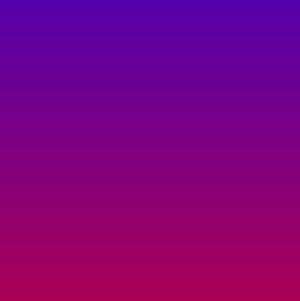
%> input picture data/image_recadree.jpg, 300 x 301 px
$ octave house_img.m   (GNU Octave 9; MATLAB toolbox functions it lacks are replaced by stand-ins)
%> lines starting %> are read from the running program, lines starting %| are printed output that depends on the picture; in (x1, y1, x2, y2) boxes, pixels count from 0 and x2, y2 are one past the last pixel; in counts of white or black regions, pixels touching at a corner belong together; the program's own positions count from 1
%> further down, image is the input picture: size 301x300x3 uint8; mean R, G, B 127.5, 0.1, 127.9
### data/square_format.m
function image_out = square_format(image_in)

    [rows, cols, ~] = size(image_in);
%> rows = 301; cols = 300

    if(rows>cols)
        step = round((rows - cols)/2.0);
%> step = 1
        cropBox = [0, step, cols, rows-(step*2)];
%> cropBox = [0 1 300 299]
    else
        step = round((cols - rows)/2.0);
        cropBox = [step, 0, cols-(step*2), rows];
    end

    image_out = imcrop(image_in, cropBox);
end

### data/house_img.m
% Charger votre image
image = imread('image_recadree.jpg');
image = square_format(image);
% Obtenez les dimensions de l'image
[rows, cols, ~] = size(image);
%> rows = 300; cols = 300

% Définissez les nouveaux points de vos droites
point1 = [1, cols/2];
%> point1 = [1 150]
point2 = [rows/2, cols];
%> point2 = [150 300]
point3 = [1, cols/2];
%> point3 = [1 150]
point4 = [rows/2, 1];

% Créez une matrice de masque initialement remplie de 1 (pour tout le domaine)
mask = ones(rows, cols, 'like', image);
%> mask: size 300x300 uint8; every value is 1

% Créez les coefficients des équations de droite
m1 = (point2(1) - point1(1)) / (point2(2) - point1(2));
b1 = point1(1) - m1 * point1(2);
m2 = (point4(1) - point3(1)) / (point4(2) - point3(2));
b2 = point3(1) - m2 * point3(2);

% Remplissez la matrice de masque en utilisant les nouvelles équations de droite
for row = 1:rows
    for col = 1:cols
        if row >= (m1 * col + b1) && row >= (m2 * col + b2)
            mask(row, col) = 0; % Mettez à zéro les pixels au-dessus des deux nouvelles droites
        end
    end
end
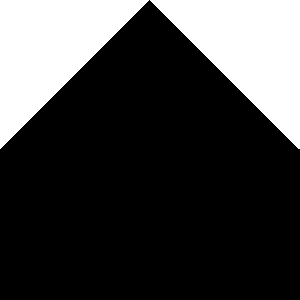
%> mask: size 300x300 uint8; values 0 (black) and 1 (white), 25% white; 2 white regions, box (x1, y1, x2, y2) and area: (150, 0, 300, 149) 11324, (0, 0, 149, 149) 11175

% Appliquez le masque inversé à l'image (pour que les pixels au-dessus soient mis à zéro)
image_finale = image .* repmat(1 - mask, [1, 1, size(image, 3)]);
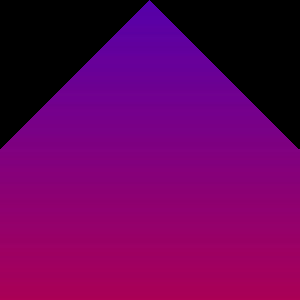
%> image_finale: size 300x300x3 uint8; mean R, G, B 102.6, 0.1, 88.9
imwrite(image_finale, "image_bleue_house.jpg")
% Affichez l'image finale
imshow(image_finale);
